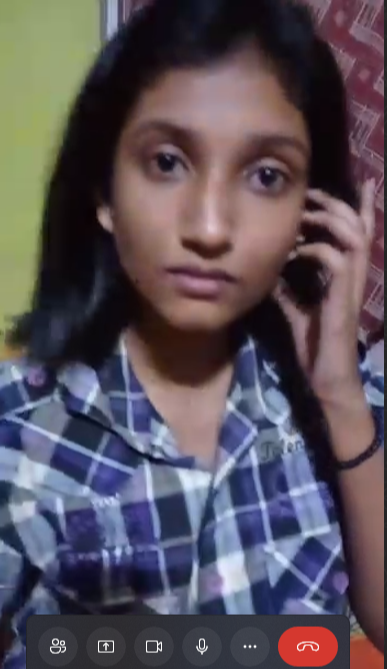
#> input picture practical/images/mehu.png, 387 x 669 px, found by its file name
$ python Mask.py
#> lines starting #> are read from the running program, lines starting #| are printed output that depends on the picture; after the words box and inside, x2 and y2 are one past the last pixel; in counts of white or black regions, pixels touching at a corner belong together
import numpy as np
import cv2

mask = np.array([[0,  0, 0],
                 [0,   1, 0],
                 [0,  0, 0]])

def applyMask(image, mask):
    new_image = np.zeros((image.shape[0] - 2, image.shape[1] - 2), dtype=np.uint8)
    for i in range(1, image.shape[0] - 1):
        for j in range(1, image.shape[1] - 1):
            pixel_value = np.sum(image[i - 1:i + 2, j - 1:j + 2] * mask)
            new_image[i - 1, j - 1] = np.clip(pixel_value, 0, 255)
    return new_image

def contrastStretch(image):
    min_val = np.min(image)
    max_val = np.max(image)
    new_image = np.zeros(image.shape, dtype=np.uint8)
    for i in range(image.shape[0]):
        for j in range(image.shape[1]):
            new_image[i, j] = int((image[i, j] - min_val) * 255 / (max_val - min_val))
    return new_image

def getHistogram(image):
    hist = np.zeros(256, dtype=np.uint8)
    for i in range(image.shape[0]):
        for j in range(image.shape[1]):
            hist[int(image[i, j])] += 1
    return hist

def histogramEqualization(image):
    hist = getHistogram(image)
    cdf = hist.cumsum()
    cdf_min = cdf[np.nonzero(cdf)][0]
    new_image = np.zeros(image.shape, dtype=np.uint8)
    for i in range(image.shape[0]):
        for j in range(image.shape[1]):
            new_image[i, j] = int((cdf[image[i, j]] - cdf_min) * 255 / (image.shape[0] * image.shape[1] - cdf_min))
    return new_image
def cannyEdgeDetection(image):
    blur= cv2.GaussianBlur(image, (3, 3), 0)
    return cv2.Canny(blur, 20, 120)

img = cv2.imread('mehu.png', 0)
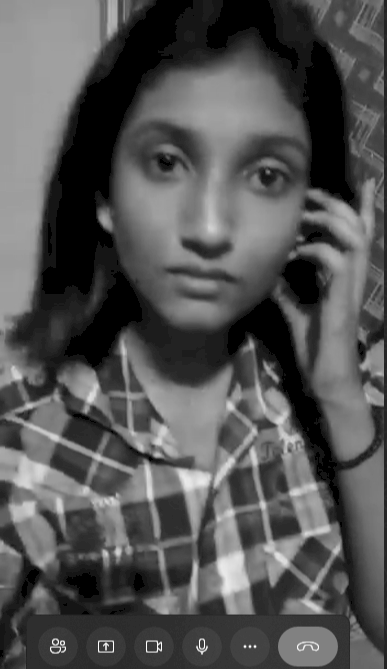
#> img: shape (669, 387); min 0, max 255, mean 84.3

# Apply the mask, contrast stretch, and histogram equalization
masked = applyMask(img, mask)
contrast_stretched = contrastStretch(img)
#> in contrastStretch, `min_val = np.min(image)`: min_val = 0
#> in contrastStretch, `max_val = np.max(image)`: max_val = 255
equalized = histogramEqualization(img)
#> in histogramEqualization, `hist = getHistogram(image)`: hist = 256 values, max 246 at index 123, min 0 at index 1, mean 80.34
#> in histogramEqualization, `cdf = hist.cumsum()`: cdf = 256 values from 191 to 20567
#> in histogramEqualization, `cdf_min = cdf[np.nonzero(cdf)][0]`: cdf_min = 191
#> after the loop in histogramEqualization, `for i in range(image.shape[0]):`:
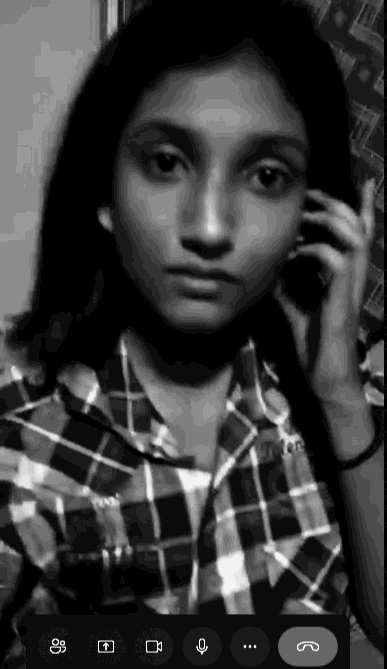
#> new_image: shape (669, 387); min 0, max 20, mean 4.51; drawn with min black and max white
edgeDetection = cannyEdgeDetection(img)
#> in cannyEdgeDetection, `return cv2.Canny(blur, 20, 120)`:
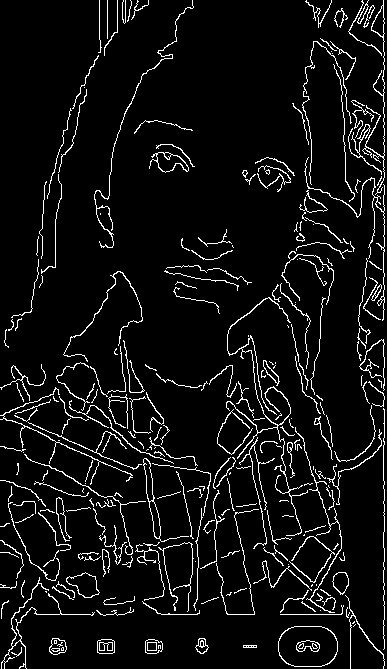
#> returned value: shape (669, 387); 6.5% white in thin lines or dots

# Display the images
cv2.imshow('Original', img)
cv2.imshow('Mask', masked)
cv2.imshow('Contrast stretched', contrast_stretched)
cv2.imshow('Equalized', equalized)
cv2.imshow('Edge detection', edgeDetection)

# Save the processed images
cv2.imwrite('mehu_masked.png', masked)
cv2.imwrite('mehu_contrast_stretched.png', contrast_stretched)
cv2.imwrite('mehu_equalized.png', equalized)
cv2.imwrite('mehu_canny.png', edgeDetection)


print(img.shape, masked.shape)
#| (669, 387) (667, 385)

cv2.waitKey(0)

$ run again, with practical/images/cat.jpg saved as practical/images/mehu.png
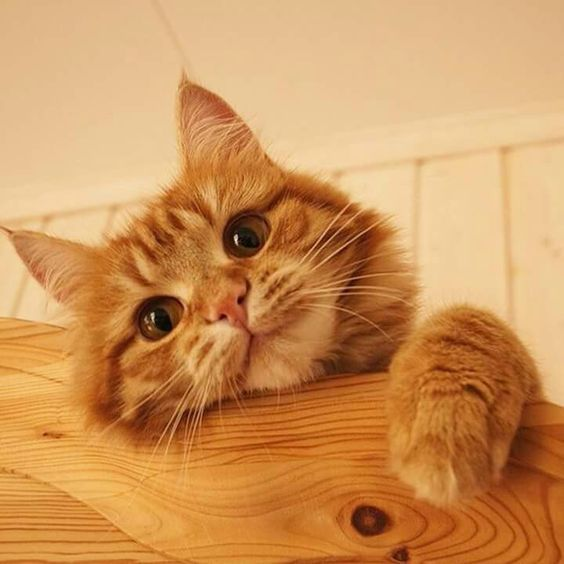
#> input picture practical/images/cat.jpg, 564 x 564 px, found by its file name
#> min_val = 2
#> max_val = 231
#> after the loop in contrastStretch, `for i in range(image.shape[0]):`:
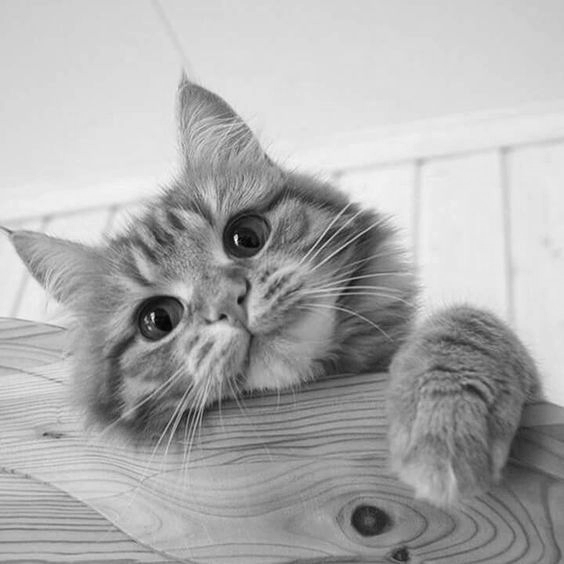
#> new_image: shape (564, 564); min 0, max 255, mean 173.4
#> in histogramEqualization, `hist = getHistogram(image)`: hist = 256 values, max 253 at index 116, min 0 at index 0, mean 89.56
#> cdf = 256 values from 0 to 22928
#> cdf_min = 2
#> in cannyEdgeDetection, `return cv2.Canny(blur, 20, 120)`:
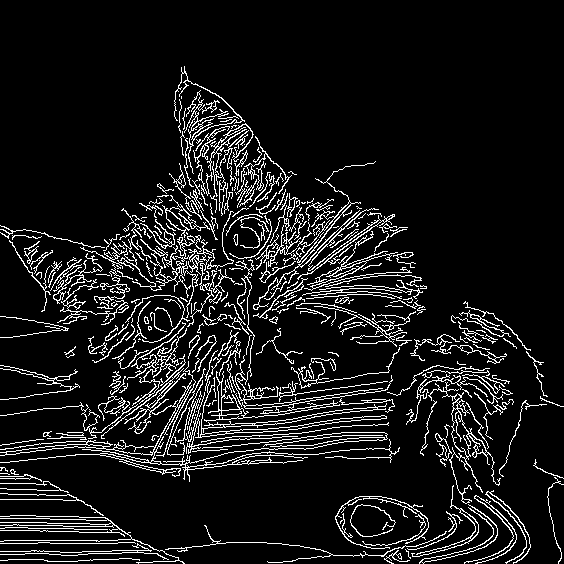
#> returned value: shape (564, 564); 9.6% white in thin lines or dots, all inside (x1, y1, x2, y2) = (0, 66, 564, 564)
#| (564, 564) (562, 562)
